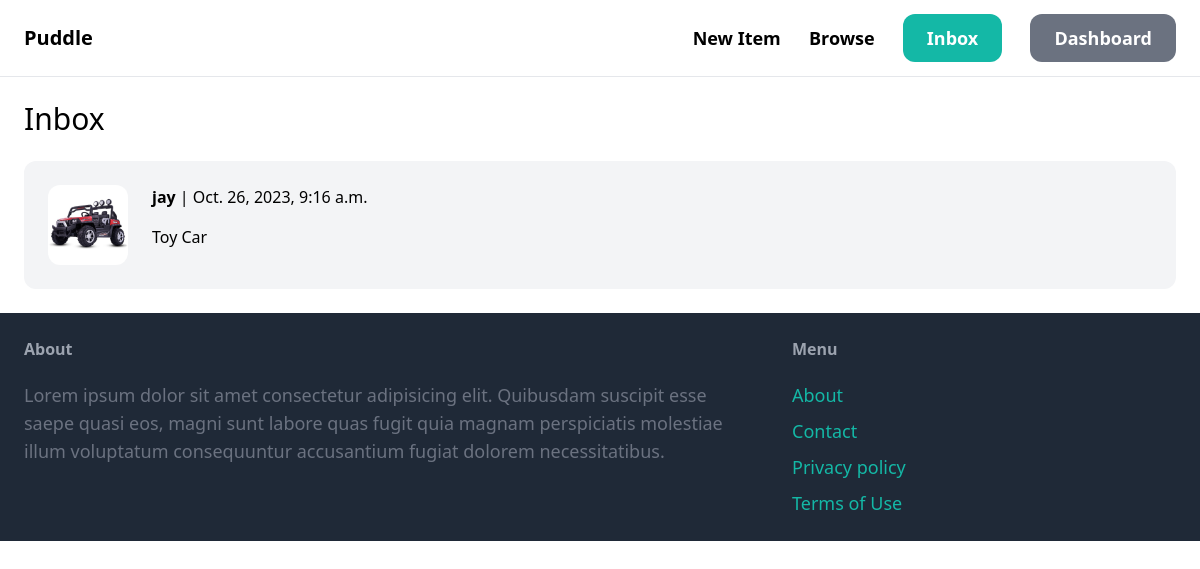
The page /inbox/ (signed in) on the database its author committed.
### conversation/models.py (models this page shows)
class Conversation(models.Model):
    item = models.ForeignKey(Item, related_name='conversations', on_delete=models.CASCADE)
    members = models.ManyToManyField(User, related_name='conversations')
    created_at = models.DateTimeField(auto_now_add=True)
    modified_at = models.DateTimeField(auto_now=True)
    class Meta:
        ordering = ('-modified_at',)

### item/models.py (models this page shows, shortened)
class Item(models.Model):
    category = models.ForeignKey(Category, related_name='items', on_delete=models.CASCADE)
    name = models.CharField(max_length=255)
    descriptions = models.TextField(blank=True, null=True)
    price = models.FloatField()
    image = models.ImageField(upload_to='item_images', blank=True, null=True)
    is_sold = models.BooleanField(default=False)
    created_by = models.ForeignKey(User, related_name='items', on_delete=models.CASCADE)
    created_at = models.DateTimeField(auto_now_add=True)

### conversation/views.py (the view)
# urls.py: path('', views.inbox, name='inbox'),
@login_required
def inbox(request):
    conversations = Conversation.objects.filter(members__in=[request.user.id])
    return render(request, 'conversation/inbox.html', {
         'conversations': conversations
    })

### conversation/templates/conversation/inbox.html (shortened to what this page needs)
{% extends "core/base.html" %}
{% block content %}
    <h1 class="mb-6 text-3xl">Inbox</h1>
    <div class="space-y-6">
        {% for conversation in conversations %}
            <a href="{% url 'conversation:detail' conversation.id %}" class="block">
                <div class="p-6 flex bg-gray-100 rounded-xl">
                    <div class="pr-6">
                        <img src="{{ conversation.item.image.url }}" class="w-20 rounded-xl">
                    </div>
                    <div>
                        {% for member in conversation.members.all %}
                            {% if member != request.user %}
                                <p class="mb-4"><strong>{{ member.username }}</strong> | {{ conversation.modified_at }}</p>
                                <p>{{ conversation.item.name }}</p>
                            {% endif %}
                        {% endfor %}
                    </div>
                </div>
            </a>
        {% endfor %}
    </div>
{% endblock %}

### rows shown on the page
Conversation: item.image (picture), modified_at "Oct. 26, 2023, 9:16 a.m.", item.name "Toy Car"

### other values the page prints
{{ member.username }} "jay"
